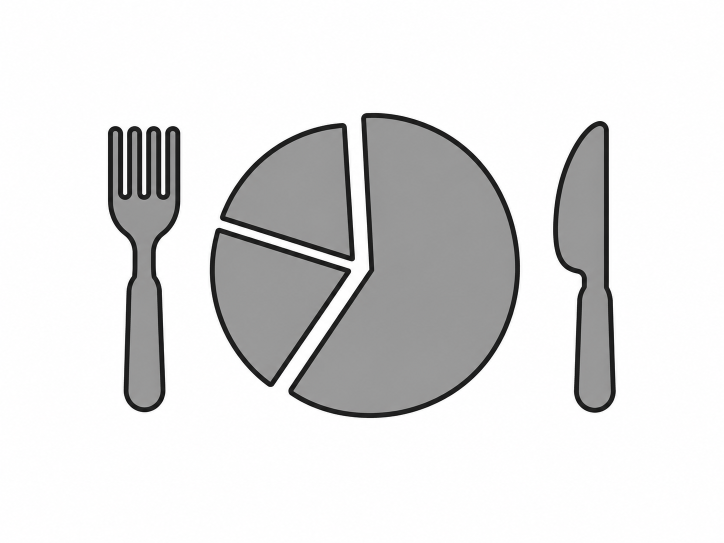
#> input picture source/raw/illo-aramark.png, 1448 x 1086 px (shown at 1/2 size); its folder holds only this picture in this run
$ python build-illos.py
#> lines starting #> are read from the running program, lines starting #| are printed output that depends on the picture; after the words box and inside, x2 and y2 are one past the last pixel; in counts of white or black regions, pixels touching at a corner belong together
#!/usr/bin/env python3
"""Split the generated illustrations into two alpha masks so the page can
colour them live from the section palette.

Each source is black linework + one or two flat greys on white. Treating the
drawing as two inks:
    line ink  — coverage rises from the darkest flat grey (fw) down to black
    fill ink  — coverage rises from white down to fw, so a lighter second grey
                lands as a tint of the same fill colour rather than a new one
Anti-aliased edges fall out of the same maths, so the masks stay smooth.

Writes assets/illo-<name>-line.webp and -fill.webp, cropped to content.
"""
import glob, os, sys
import numpy as np
from PIL import Image
from scipy import ndimage

MARGIN = 0.02          # of the cropped width, kept around the drawing
MAXW   = 700           # displays at 300 CSS px, so this covers 2x
LEVELS = 16            # alpha steps; see the note in build()

def darkest_flat_grey(g):
    """The grey the artist used as the main fill: darkest tone that survives
    erosion (i.e. covers real area, not just anti-aliased edges)."""
    best = None
    for lo in range(140, 215, 6):
        m = (g >= lo) & (g < lo + 12)
        if m.mean() < 0.004:
            continue
        if ndimage.binary_erosion(m, np.ones((5, 5))).mean() > m.mean() * 0.25:
            best = lo + 6
            break
    return best if best is not None else 160

def build(path, outdir):
#> called with path = 'source/raw/illo-aramark.png', outdir = 'assets'
    name = os.path.basename(path).replace('illo-', '').replace('.png', '')
    g = np.asarray(Image.open(path).convert('L')).astype(np.float32)
    fw = float(darkest_flat_grey(g))
#> the loop in darkest_flat_grey, `for lo in range(140, 215, 6):` made 2 passes
#> pass 1, in darkest_flat_grey, `m = (g >= lo) & (g < lo + 12)`:
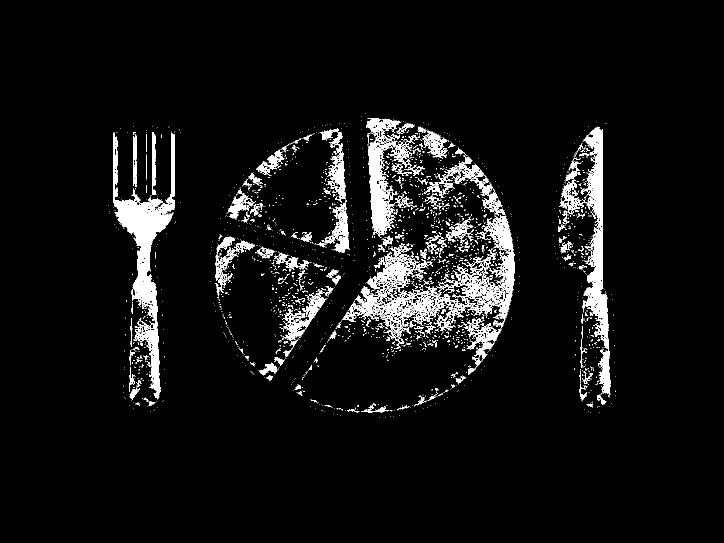
#> m: shape (1086, 1448) bool (shown at 1/2 size); 5.9% white; 2255 white regions (2039 under 20 px), largest, box (x1, y1, x2, y2) and area: (228, 265, 350, 798) 15171, (1121, 254, 1221, 794) 11939, (887, 429, 1030, 750) 10967
#> fw = 152

    line = np.clip((fw - g) / fw, 0, 1)
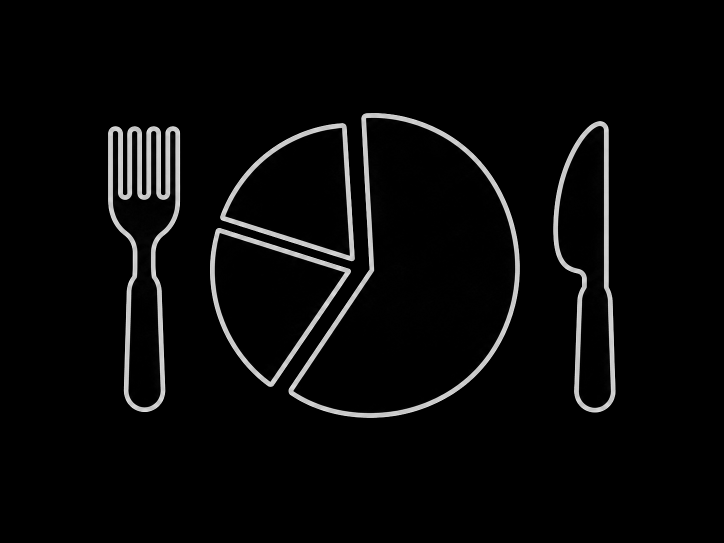
#> line: shape (1086, 1448) float32 (shown at 1/2 size); min 0, max 1, mean 0.0341
    fill = np.clip((255.0 - g) / (255.0 - fw), 0, 1)
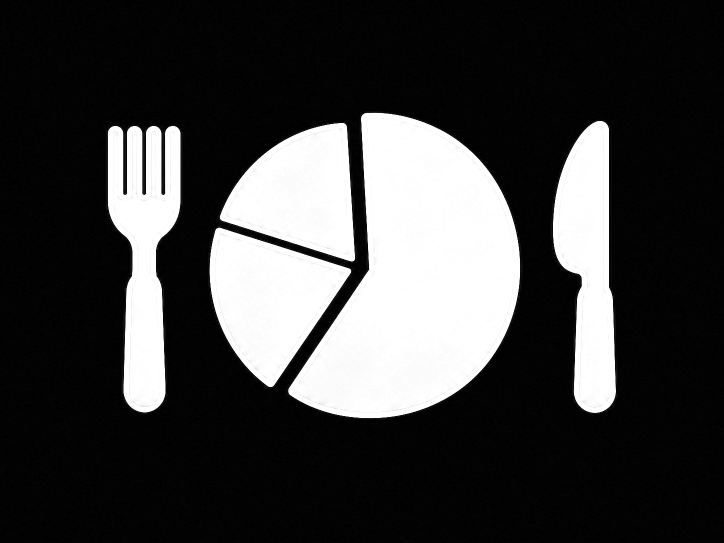
#> fill: shape (1086, 1448) float32 (shown at 1/2 size); min 0, max 1, mean 0.247

    ink = np.maximum(line, fill)
    ys, xs = np.where(ink > 0.12)
    pad = int((xs.max() - xs.min()) * MARGIN)
#> pad = 20
    y0, y1 = max(0, ys.min() - pad), min(g.shape[0], ys.max() + pad + 1)
#> y0 = 205; y1 = 858
    x0, x1 = max(0, xs.min() - pad), min(g.shape[1], xs.max() + pad + 1)
#> x0 = 194; x1 = 1253

    # an opaque silhouette of the whole drawing, so the striped disc behind is
    # knocked out rather than showing through the lighter (tinted) fills
    solid = np.clip(ink * 3.0, 0, 1)

    out = []
    for label, arr in (('line', line), ('fill', fill), ('solid', solid)):
        a = (arr[y0:y1, x0:x1] * 255).astype(np.uint8)
        im = Image.fromarray(a, 'L')
        im.thumbnail((MAXW, MAXW * 3), Image.LANCZOS)
        # Quantise the alpha: flat art only needs a few levels for its
        # anti-aliased edges, and WebP stores alpha losslessly, so this is the
        # only real lever on file size (106KB -> 19KB at 16 levels).
        step = 255 // (LEVELS - 1)
        im = im.point(lambda v: int(round(v * (LEVELS - 1) / 255)) * step)
        # the mask is pure alpha; the colour comes from CSS
        rgba = Image.new('RGBA', im.size, (0, 0, 0, 0)); rgba.putalpha(im)
        f = os.path.join(outdir, 'illo-%s-%s.webp' % (name, label))
        rgba.save(f, quality=80, method=6)
        out.append((f, rgba.size, os.path.getsize(f) // 1024))
#> this loop made 3 passes
#> label on passes 1 to 3: 'line', 'fill', 'solid'
#> pass 1, in build, `a = (arr[y0:y1, x0:x1] * 255).astype(np.uint8)`:
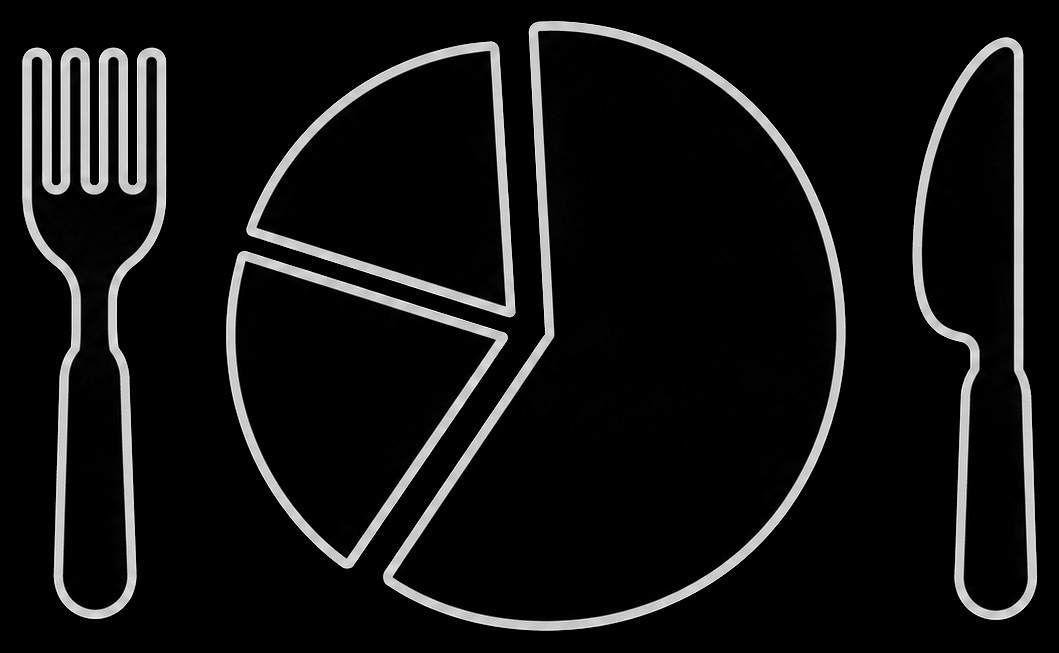
#> a: shape (653, 1059); min 0, max 255, mean 19.7
#> pass 1, in build, `rgba.save(f, quality=80, method=6)`:
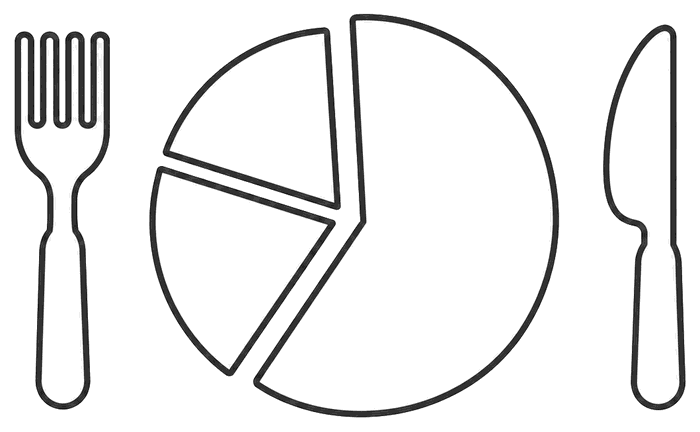
#> saved as illo-aramark-line.webp: PIL image 700x432 RGBA; mean R, G, B, A 0, 0, 0, 19.6; transparent parts drawn white
#> after the loop:
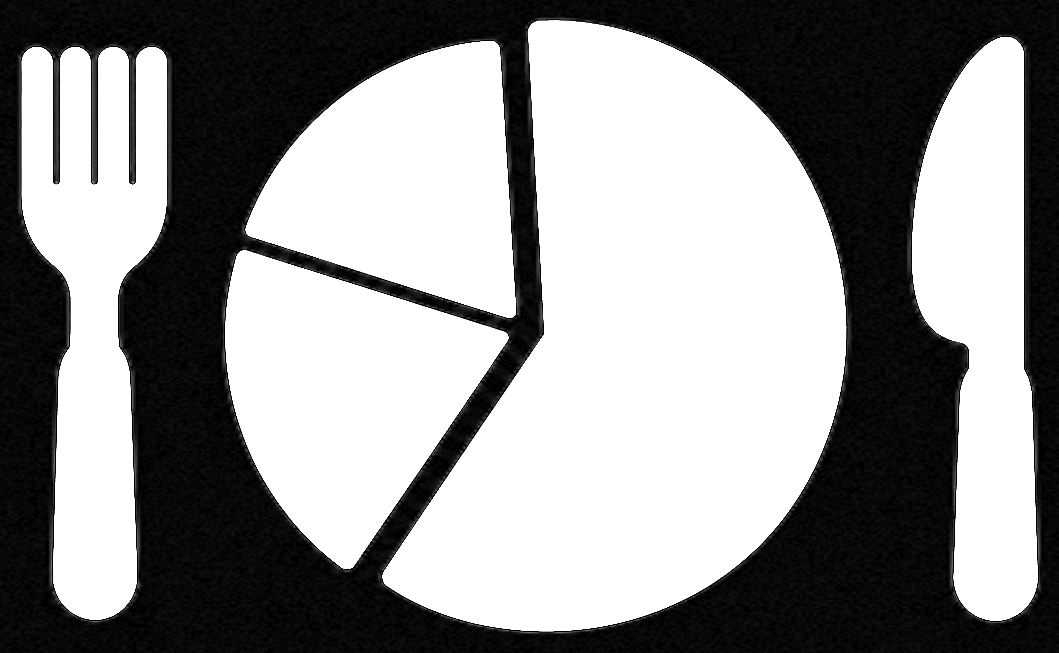
#> a: shape (653, 1059); min 0, max 255, mean 143.5
#> after the loop:
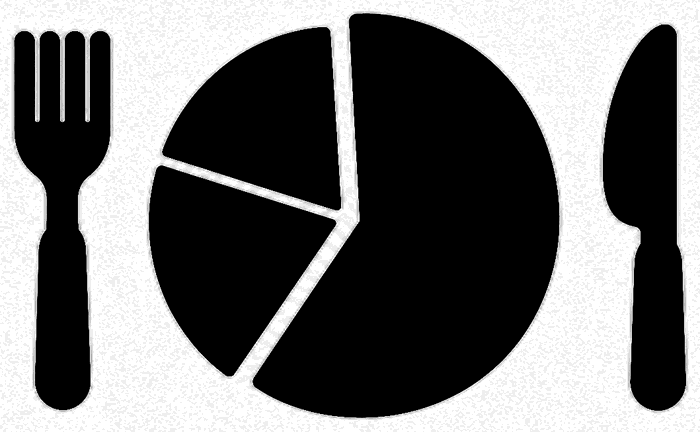
#> rgba: PIL image 700x432 RGBA; mean R, G, B, A 0, 0, 0, 142.5; transparent parts drawn white
#> after the loop, out = [('assets/illo-aramark-line.webp', (700, 432), 12), ('assets/illo-aramark-fill.webp', (700, 432), 9), ('assets/illo-aramark-solid.webp', (700, 432), 22)]
    print('%-10s fw=%3d  crop=%dx%d  %s' % (name, fw, x1 - x0, y1 - y0,
          '  '.join('%s %dx%d %dKB' % (os.path.basename(f), s[0], s[1], k) for f, s, k in out)))
#| aramark    fw=152  crop=1059x653  illo-aramark-line.webp 700x432 12KB  illo-aramark-fill.webp 700x432 9KB  illo-aramark-solid.webp 700x432 22KB
    return name, out[0][1]

if __name__ == '__main__':
    outdir = sys.argv[1] if len(sys.argv) > 1 else 'assets'
    for p in sorted(glob.glob('source/raw/illo-*.png')):
        build(p, outdir)

$ run again, on source/raw/illo-blindspot.png
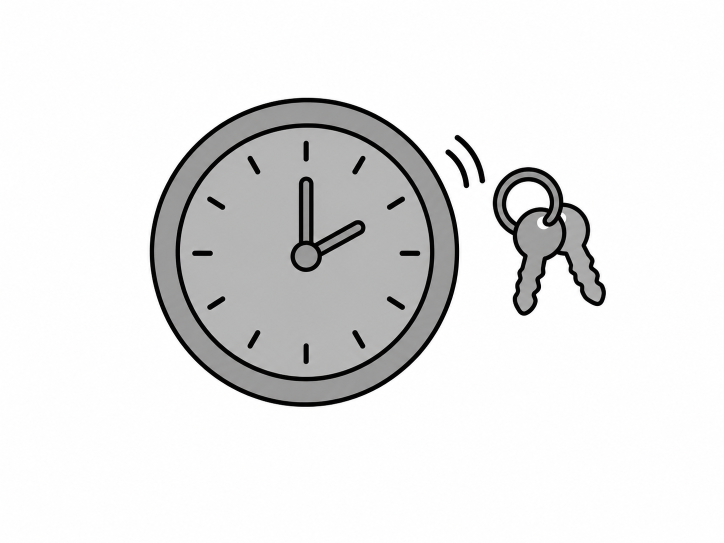
#> input picture source/raw/illo-blindspot.png, 1448 x 1086 px (shown at 1/2 size)
#> the loop in darkest_flat_grey, `for lo in range(140, 215, 6):` made 2 passes
#> pass 1, in darkest_flat_grey, `m = (g >= lo) & (g < lo + 12)`:
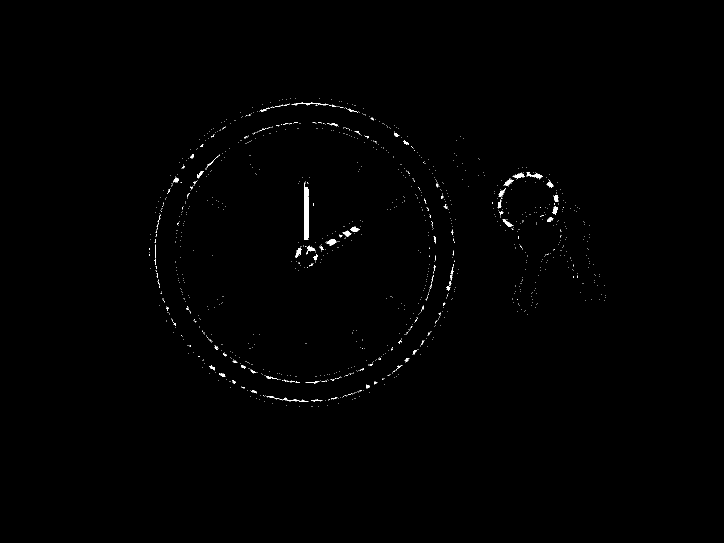
#> m: shape (1086, 1448) bool (shown at 1/2 size); 0.41% white; 1200 white regions (1140 under 20 px), largest, box (x1, y1, x2, y2) and area: (608, 364, 616, 480) 808, (1053, 345, 1086, 357) 154, (653, 478, 675, 492) 153
#> fw = 152
#> pad = 18
#> y0 = 176; y1 = 833
#> x0 = 281; x1 = 1231
#> the loop in build, `for label, arr in (('line', line), ('fill', fill), ('solid', solid)):` made 3 passes
#> label on passes 1 to 3: 'line', 'fill', 'solid'
#> after the loop in build, `for label, arr in (('line', line), ('fill', fill), ('solid', solid)):`:
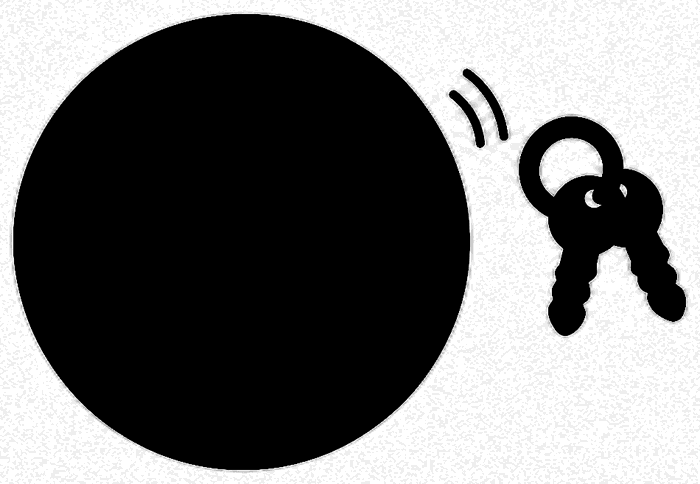
#> rgba: PIL image 700x484 RGBA; mean R, G, B, A 0, 0, 0, 139.7; transparent parts drawn white
#> after the loop in build, `for label, arr in (('line', line), ('fill', fill), ('solid', solid)):`: out = [('assets/illo-blindspot-line.webp', (700, 484), 16), ('assets/illo-blindspot-fill.webp', (700, 484), 19), ('assets/illo-blindspot-solid.webp', (700, 484), 22)]
#| blindspot  fw=152  crop=950x657  illo-blindspot-line.webp 700x484 16KB  illo-blindspot-fill.webp 700x484 19KB  illo-blindspot-solid.webp 700x484 22KB

$ run again, on source/raw/illo-ec2.png
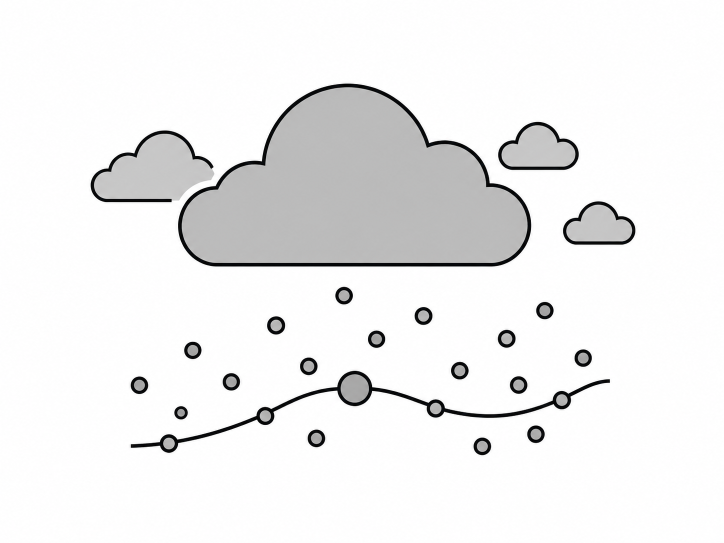
#> input picture source/raw/illo-ec2.png, 1448 x 1086 px (shown at 1/2 size)
#> fw = 182
#> pad = 21
#> y0 = 144; y1 = 934
#> x0 = 158; x1 = 1294
#> the loop in build, `for label, arr in (('line', line), ('fill', fill), ('solid', solid)):` made 3 passes
#> label on passes 1 to 3: 'line', 'fill', 'solid'
#> after the loop in build, `for label, arr in (('line', line), ('fill', fill), ('solid', solid)):`:
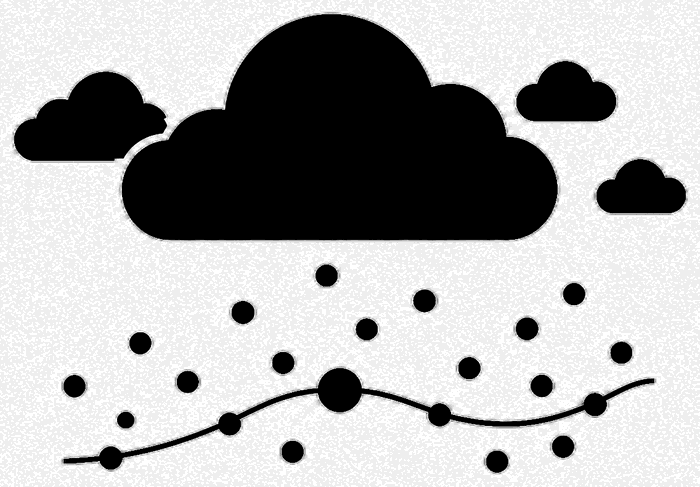
#> rgba: PIL image 700x487 RGBA; mean R, G, B, A 0, 0, 0, 81.6; transparent parts drawn white
#> after the loop in build, `for label, arr in (('line', line), ('fill', fill), ('solid', solid)):`: out = [('assets/illo-ec2-line.webp', (700, 487), 10), ('assets/illo-ec2-fill.webp', (700, 487), 12), ('assets/illo-ec2-solid.webp', (700, 487), 37)]
#| ec2        fw=182  crop=1136x790  illo-ec2-line.webp 700x487 10KB  illo-ec2-fill.webp 700x487 12KB  illo-ec2-solid.webp 700x487 37KB
